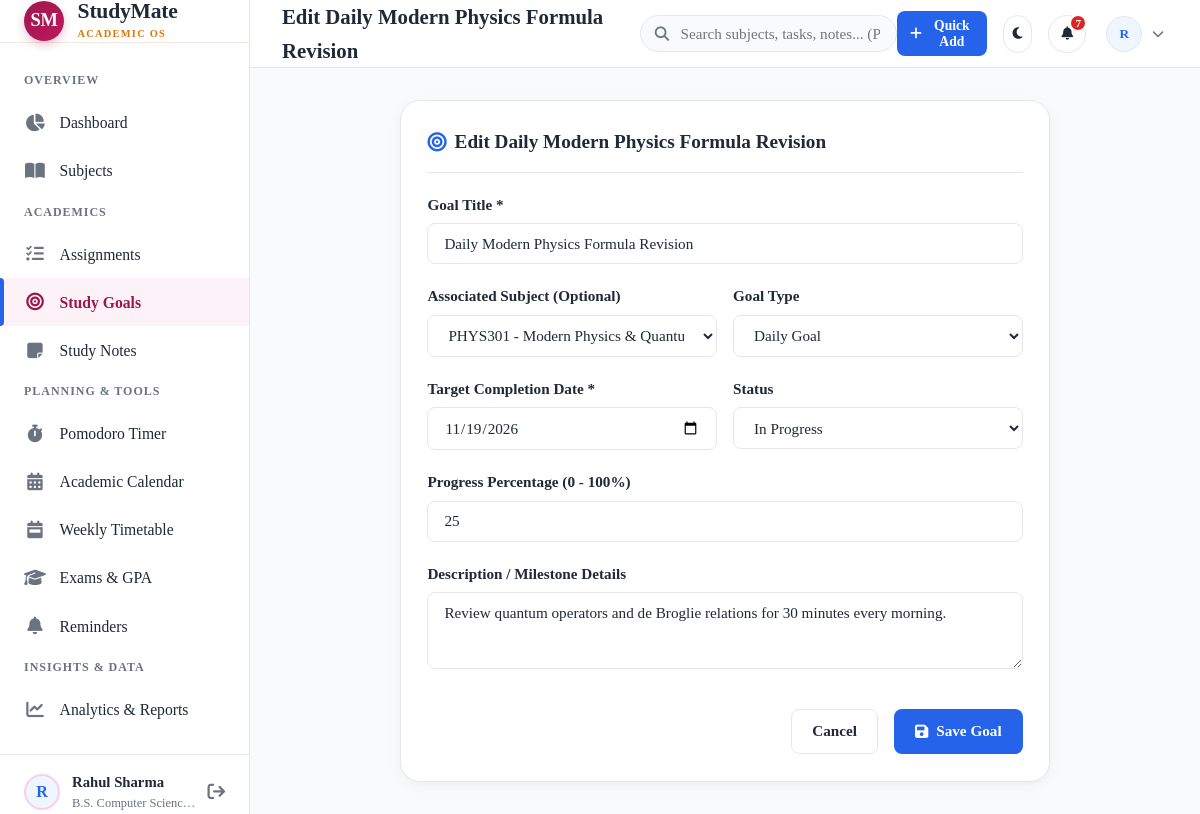
The app's page /goals/3/edit/ (signed in) with its own data.
### accounts/models.py (models this page shows, shortened)
class Profile(models.Model):
    user = models.OneToOneField(User, on_delete=models.CASCADE, related_name='profile')
    avatar = models.ImageField(upload_to='avatars/', blank=True, null=True)
    institution = models.CharField(max_length=200, blank=True, default='')
    course_grade = models.CharField(max_length=100, blank=True, default='', verbose_name='Course / Grade')
    daily_study_target_hours = models.DecimalField(
        max_digits=4, decimal_places=1, default=4.0,
        verbose_name='Daily Study Target (Hours)'
    )
    bio = models.TextField(blank=True, default='')
    created_at = models.DateTimeField(auto_now_add=True)
    updated_at = models.DateTimeField(auto_now=True)
    @property
    def avatar_url(self):
        if self.avatar and hasattr(self.avatar, 'url'):
            return self.avatar.url
        return None

### core/models.py (models this page shows, shortened)
class StudyGoal(models.Model):
    GOAL_TYPES = (
        ('daily', 'Daily Goal'),
        ('weekly', 'Weekly Goal'),
        ('long_term', 'Long-term Goal'),
    )
    STATUS_CHOICES = (
        ('pending', 'Pending'),
        ('in_progress', 'In Progress'),
        ('completed', 'Completed'),
    )
    user = models.ForeignKey(User, on_delete=models.CASCADE, related_name='study_goals')
    subject = models.ForeignKey(Subject, on_delete=models.SET_NULL, null=True, blank=True, related_name='goals')
    title = models.CharField(max_length=200)
    description = models.TextField(blank=True)
    target_date = models.DateField()
    goal_type = models.CharField(max_length=20, choices=GOAL_TYPES, default='weekly')
    status = models.CharField(max_length=20, choices=STATUS_CHOICES, default='pending')
    progress = models.PositiveSmallIntegerField(default=0, help_text="Progress from 0 to 100%")
    created_at = models.DateTimeField(auto_now_add=True)
    updated_at = models.DateTimeField(auto_now=True)
    class Meta:
        ordering = ['target_date', '-created_at']

### core/views.py (the view)
# urls.py: path('goals/<int:pk>/edit/', views.goal_update_view, name='goal_update'),
@login_required
def goal_update_view(request, pk):
    goal = get_object_or_404(StudyGoal, pk=pk, user=request.user)
    if request.method == 'POST':
        form = StudyGoalForm(request.POST, instance=goal, user=request.user)
        if form.is_valid():
            g = form.save(commit=False)
            if g.progress == 100:
                g.status = 'completed'
            g.save()
            messages.success(request, f"Goal '{goal.title}' updated!")
            return redirect('core:goal_list')
    else:
        form = StudyGoalForm(instance=goal, user=request.user)
    return render(request, 'core/goal_form.html', {'form': form, 'title': f'Edit {goal.title}', 'active_nav': 'goals'})

### core/forms.py
class StudyGoalForm(forms.ModelForm):
    class Meta:
        model = StudyGoal
        fields = ['subject', 'title', 'description', 'target_date', 'goal_type', 'status', 'progress']
        widgets = {
            'subject': forms.Select(attrs={'class': 'form-select'}),
            'title': forms.TextInput(attrs={'class': 'form-input', 'placeholder': 'e.g. Master Binary Search Trees'}),
            'description': forms.Textarea(attrs={'class': 'form-input', 'rows': 3, 'placeholder': 'Specific milestones or objectives...'}),
            'target_date': forms.DateInput(attrs={'class': 'form-input', 'type': 'date'}),
            'goal_type': forms.Select(attrs={'class': 'form-select'}),
            'status': forms.Select(attrs={'class': 'form-select'}),
            'progress': forms.NumberInput(attrs={'class': 'form-input', 'min': '0', 'max': '100', 'step': '5'}),
        }
    def __init__(self, *args, **kwargs):
        user = kwargs.pop('user', None)
        super().__init__(*args, **kwargs)
        if user:
            self.fields['subject'].queryset = Subject.objects.filter(user=user)

### core/models.py (called while the page is built)
    def __str__(self):
        return f"{self.code} - {self.name}" if self.code else self.name

    @property
    def is_completed(self):
        return self.status == 'completed'

    @property
    def countdown_text(self):
        if self.is_completed:
            return "Completed"
        today = date.today()
        delta = (self.due_date - today).days
        if delta < 0:
            abs_days = abs(delta)
            return f"Overdue by {abs_days} day{'s' if abs_days != 1 else ''}"
        elif delta == 0:
            return "Due today"
        elif delta == 1:
            return "Due tomorrow"
        else:
            return f"Due in {delta} days"

### templates/core/goal_form.html (shortened to what this page needs)
{% extends 'base.html' %}
{% load static %}
{% block content %}
<div style="max-width: 650px; margin: 0 auto;">
  <div class="card">
    <div class="card-header">
      <div class="card-title">
        <i class="fa-solid fa-bullseye" style="color: var(--primary);"></i>
        <span>{{ title }}</span>
      </div>
    </div>
    <form method="POST">
      <div class="form-group">
        <label class="form-label" for="id_title">Goal Title *</label>
        {{ form.title }}
      </div>
      <div style="display: grid; grid-template-columns: 1fr 1fr; gap: 1rem;">
        <div class="form-group">
          <label class="form-label" for="id_subject">Associated Subject (Optional)</label>
          {{ form.subject }}
        </div>
        <div class="form-group">
          <label class="form-label" for="id_goal_type">Goal Type</label>
          {{ form.goal_type }}
        </div>
      </div>
      <div style="display: grid; grid-template-columns: 1fr 1fr; gap: 1rem;">
        <div class="form-group">
          <label class="form-label" for="id_target_date">Target Completion Date *</label>
          {{ form.target_date }}
        </div>
        <div class="form-group">
          <label class="form-label" for="id_status">Status</label>
          {{ form.status }}
        </div>
      </div>
      <div class="form-group">
        <label class="form-label" for="id_progress">Progress Percentage (0 - 100%)</label>
        {{ form.progress }}
      </div>
      <div class="form-group">
        <label class="form-label" for="id_description">Description / Milestone Details</label>
        {{ form.description }}
      </div>
      <div style="display: flex; justify-content: flex-end; gap: 1rem; margin-top: 2rem;">
        <a href="{% url 'core:goal_list' %}" class="btn btn-secondary">Cancel</a>
        <button type="submit" class="btn btn-primary">
          <i class="fa-solid fa-floppy-disk"></i> Save Goal
        </button>
      </div>
    </form>
  </div>
</div>
{% endblock %}

### templates/partials/sidebar.html (shortened to what this page needs)
{% load static %}
<aside class="sidebar" id="sidebar">
  <div class="sidebar-header" style="height: 78px; padding: 0 1.5rem; display: flex; align-items: center; justify-content: space-between; border-bottom: 1px solid var(--card-border-soft);">
    <a href="{% url 'core:dashboard' %}" class="public-brand" style="text-decoration: none;">
      <div class="public-brand-monogram" style="width: 40px; height: 40px; font-size: 1.15rem;">SM</div>
      <div>
        <div class="public-brand-title" style="font-size: 1.35rem;">StudyMate</div>
        <div class="public-brand-subtitle" style="font-size: 0.65rem;">ACADEMIC OS</div>
      </div>
    </a>
  </div>
  <nav class="sidebar-nav" style="padding: 1.25rem 0;">
    <div class="nav-section-title">Overview</div>
    <a href="{% url 'core:dashboard' %}" class="nav-item {% if active_nav == 'dashboard' %}active{% endif %}">
      <i class="fa-solid fa-chart-pie"></i>
      <span>Dashboard</span>
    </a>
    <a href="{% url 'core:subject_list' %}" class="nav-item {% if active_nav == 'subjects' %}active{% endif %}">
      <i class="fa-solid fa-book-open"></i>
      <span>Subjects</span>
    </a>
    <div class="nav-section-title">Academics</div>
    <a href="{% url 'core:assignment_list' %}" class="nav-item {% if active_nav == 'assignments' %}active{% endif %}">
      <i class="fa-solid fa-list-check"></i>
      <span>Assignments</span>
    </a>
    <a href="{% url 'core:goal_list' %}" class="nav-item {% if active_nav == 'goals' %}active{% endif %}">
      <i class="fa-solid fa-bullseye"></i>
      <span>Study Goals</span>
    </a>
    <a href="{% url 'core:note_list' %}" class="nav-item {% if active_nav == 'notes' %}active{% endif %}">
      <i class="fa-solid fa-note-sticky"></i>
      <span>Study Notes</span>
    </a>
    <div class="nav-section-title">Planning & Tools</div>
    <a href="{% url 'planner:timer' %}" class="nav-item {% if active_nav == 'timer' %}active{% endif %}">
      <i class="fa-solid fa-stopwatch"></i>
      <span>Pomodoro Timer</span>
    </a>
    <a href="{% url 'planner:calendar' %}" class="nav-item {% if active_nav == 'calendar' %}active{% endif %}">
      <i class="fa-solid fa-calendar-days"></i>
      <span>Academic Calendar</span>
    </a>
    <a href="{% url 'planner:timetable' %}" class="nav-item {% if active_nav == 'timetable' %}active{% endif %}">
      <i class="fa-solid fa-calendar-week"></i>
      <span>Weekly Timetable</span>
    </a>
    <a href="{% url 'planner:exam_list' %}" class="nav-item {% if active_nav == 'exams' %}active{% endif %}">
      <i class="fa-solid fa-graduation-cap"></i>
      <span>Exams & GPA</span>
    </a>
    <a href="{% url 'planner:reminders' %}" class="nav-item {% if active_nav == 'reminders' %}active{% endif %}">
      <i class="fa-solid fa-bell"></i>
      <span>Reminders</span>
    </a>
    <div class="nav-section-title">Insights & Data</div>
    <a href="{% url 'analytics:dashboard' %}" class="nav-item {% if active_nav == 'analytics' %}active{% endif %}">
      <i class="fa-solid fa-chart-line"></i>
      <span>Analytics & Reports</span>
    </a>
  </nav>
  <div class="sidebar-footer">
    <div class="user-quick-profile">
      <div class="user-avatar-sm" style="border: 2px solid var(--luxury-rose-border);">
        {% if user.profile.avatar_url %}
          <img src="{{ user.profile.avatar_url }}" alt="{{ user.username }}">
        {% else %}
          <span>{{ user.first_name|first|default:user.username|first|upper }}</span>
        {% endif %}
      </div>
      <div style="flex: 1; overflow: hidden;">
        <div style="font-weight: 700; font-size: 0.92rem; white-space: nowrap; text-overflow: ellipsis; overflow: hidden;">
          {{ user.get_full_name|default:user.username }}
        </div>
        <div style="font-size: 0.78rem; color: var(--text-muted); white-space: nowrap; text-overflow: ellipsis; overflow: hidden;">
          {{ user.profile.course_grade|default:"Student" }}
        </div>
      </div>
      <a href="{% url 'accounts:logout' %}" title="Log Out" style="color: var(--text-muted); font-size: 1.1rem;">
        <i class="fa-solid fa-arrow-right-from-bracket"></i>
      </a>
    </div>
  </div>
</aside>

### templates/partials/navbar.html (shortened to what this page needs)
{% load static %}
<header class="topbar">
  <div class="topbar-left">
    <div class="page-title-header">
      {{ title|default:"StudyMate Workspace" }}
    </div>
  </div>
  <form action="{% url 'core:global_search' %}" method="GET" class="topbar-search">
    <input type="text" name="q" value="{{ query|default:'' }}" placeholder="Search subjects, tasks, notes... (Press Enter)" autocomplete="off">
  </form>
  <div class="topbar-right">
    <button class="btn btn-primary btn-sm" onclick="openQuickAddModal()" title="Press 'N' anywhere to quick add">
      <i class="fa-solid fa-plus"></i>
      <span>Quick Add</span>
    </button>
    <button class="action-icon-btn" id="theme-toggle-btn" title="Toggle Light / Dark Mode">
      <i class="fa-solid fa-moon" id="theme-toggle-icon"></i>
    </button>
    <div style="position: relative;">
      <button class="action-icon-btn" id="notif-toggle-btn" title="Notifications">
        <i class="fa-solid fa-bell"></i>
        {% if nav_notification_count > 0 %}
          <span class="badge-dot">{{ nav_notification_count }}</span>
        {% endif %}
      </button>
    </div>
    <div class="profile-dropdown-wrapper">
      <button class="profile-btn" id="profile-dropdown-btn">
        <div class="user-avatar-sm">
          {% if user.profile.avatar_url %}
            <img src="{{ user.profile.avatar_url }}" alt="{{ user.username }}">
          {% else %}
            <span>{{ user.first_name|first|default:user.username|first|upper }}</span>
          {% endif %}
        </div>
        <i class="fa-solid fa-chevron-down" style="font-size: 0.75rem; color: var(--text-muted);"></i>
      </button>
    </div>
  </div>
</header>

### records on screen
StudyGoal: title "Daily Modern Physics Formula Revision", subject "PHYS301 - Modern Physics & Quantum Mechanics", goal_type "Daily Goal", target_date "11/19/2026", status "In Progress", progress "25", description "Review quantum operators and de Broglie relations for 30 minutes every morning."

### other values on screen
{{ user.first_name|first|default:user.username|first|upper }} "R"
{{ user.get_full_name|default:user.username }} "Rahul Sharma"
{{ user.profile.course_grade|default:"Student" }} "B.S. Computer Scien…"
{{ title|default:"StudyMate Workspace" }} "Edit Daily Modern Physics Formula Revision"
{{ nav_notification_count }} "7"
{{ title }} "Edit Daily Modern Physics Formula Revision"
